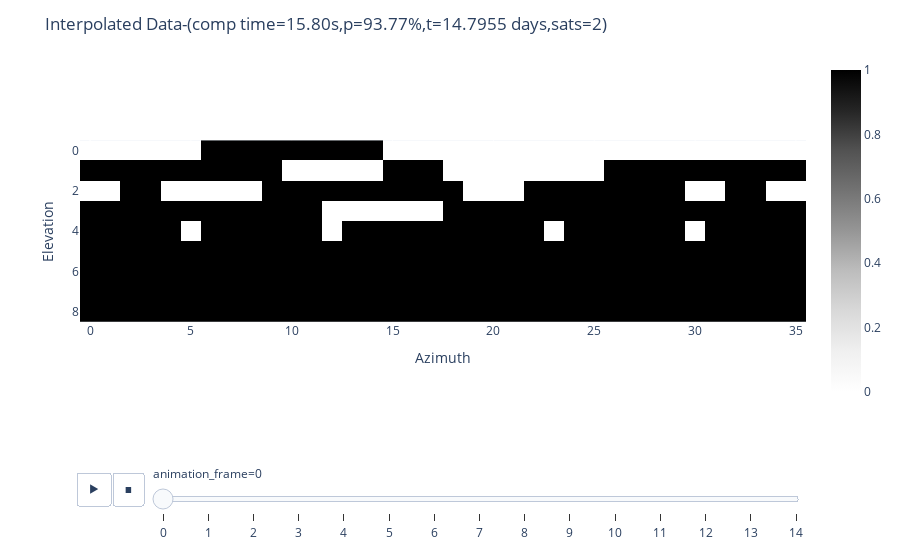

Notebook cell for this chart:
### Code cell
fig = px.imshow(np.array([bin.T[::-1] for bin in interpolated_target_bins]),animation_frame=0,zmax=1,zmin=0, color_continuous_scale='Greys')
fig.update_layout({"title":f"Interpolated Data-(comp time={t_interp:.2f}s,p={p1:.2f}%,t={t1:.4f} days,sats={s1})",
                   "xaxis_title":"Azimuth",
                   "yaxis_title":"Elevation"})
fig.show()

# fig = px.imshow(np.array([bin.T[::-1] for bin in target_bins]),animation_frame=0)
# fig.update_layout({"title":f"Simulated Data-(comp time={t_sim:.2f}s,p={p2:.2f}%,t={t2:.4f} days,sats={s2})",
#                    "xaxis_title":"Azimuth",
#                    "yaxis_title":"Elevation"})
# fig.show()

### Figure 1 — Plotly figure (JSON) as saved in the notebook; plotly's stock layout.template omitted (floating-point values rounded to 4 significant figures; data arrays with more than 128 entries replaced by an {"elided": "..."} marker saying what was removed)
{"data": [{"coloraxis": "coloraxis", "hovertemplate": "x: %{x}<br>y: %{y}<br>color: %{z}<extra></extra>", "name": "0", "type": "heatmap", "xaxis": "x", "yaxis": "y", "z": {"elided": "9x36 int values"}}], "layout": {"coloraxis": {"cmax": 1, "cmin": 0, "colorscale": [[0, "rgb(255,255,255)"], [0.125, "rgb(240,240,240)"], [0.25, "rgb(217,217,217)"], [0.375, "rgb(189,189,189)"], [0.5, "rgb(150,150,150)"], [0.625, "rgb(115,115,115)"], [0.75, "rgb(82,82,82)"], [0.875, "rgb(37,37,37)"], [1, "rgb(0,0,0)"]]}, "margin": {"t": 60}, "sliders": [{"active": 0, "currentvalue": {"prefix": "animation_frame="}, "len": 0.9, "pad": {"b": 10, "t": 60}, "steps": [{"args": [["0"], {"frame": {"duration": 0, "redraw": true}, "fromcurrent": true, "mode": "immediate", "transition": {"duration": 0, "easing": "linear"}}], "label": "0", "method": "animate"}, {"args": [["1"], {"frame": {"duration": 0, "redraw": true}, "fromcurrent": true, "mode": "immediate", "transition": {"duration": 0, "easing": "linear"}}], "label": "1", "method": "animate"}, {"args": [["2"], {"frame": {"duration": 0, "redraw": true}, "fromcurrent": true, "mode": "immediate", "transition": {"duration": 0, "easing": "linear"}}], "label": "2", "method": "animate"}, {"args": [["3"], {"frame": {"duration": 0, "redraw": true}, "fromcurrent": true, "mode": "immediate", "transition": {"duration": 0, "easing": "linear"}}], "label": "3", "method": "animate"}, {"args": [["4"], {"frame": {"duration": 0, "redraw": true}, "fromcurrent": true, "mode": "immediate", "transition": {"duration": 0, "easing": "linear"}}], "label": "4", "method": "animate"}, {"args": [["5"], {"frame": {"duration": 0, "redraw": true}, "fromcurrent": true, "mode": "immediate", "transition": {"duration": 0, "easing": "linear"}}], "label": "5", "method": "animate"}, {"args": [["6"], {"frame": {"duration": 0, "redraw": true}, "fromcurrent": true, "mode": "immediate", "transition": {"duration": 0, "easing": "linear"}}], "label": "6", "method": "animate"}, {"args": [["7"], {"frame": {"duration": 0, "redraw": true}, "fromcurrent": true, "mode": "immediate", "transition": {"duration": 0, "easing": "linear"}}], "label": "7", "method": "animate"}, {"args": [["8"], {"frame": {"duration": 0, "redraw": true}, "fromcurrent": true, "mode": "immediate", "transition": {"duration": 0, "easing": "linear"}}], "label": "8", "method": "animate"}, {"args": [["9"], {"frame": {"duration": 0, "redraw": true}, "fromcurrent": true, "mode": "immediate", "transition": {"duration": 0, "easing": "linear"}}], "label": "9", "method": "animate"}, {"args": [["10"], {"frame": {"duration": 0, "redraw": true}, "fromcurrent": true, "mode": "immediate", "transition": {"duration": 0, "easing": "linear"}}], "label": "10", "method": "animate"}, {"args": [["11"], {"frame": {"duration": 0, "redraw": true}, "fromcurrent": true, "mode": "immediate", "transition": {"duration": 0, "easing": "linear"}}], "label": "11", "method": "animate"}, {"args": [["12"], {"frame": {"duration": 0, "redraw": true}, "fromcurrent": true, "mode": "immediate", "transition": {"duration": 0, "easing": "linear"}}], "label": "12", "method": "animate"}, {"args": [["13"], {"frame": {"duration": 0, "redraw": true}, "fromcurrent": true, "mode": "immediate", "transition": {"duration": 0, "easing": "linear"}}], "label": "13", "method": "animate"}, {"args": [["14"], {"frame": {"duration": 0, "redraw": true}, "fromcurrent": true, "mode": "immediate", "transition": {"duration": 0, "easing": "linear"}}], "label": "14", "method": "animate"}], "x": 0.1, "xanchor": "left", "y": 0, "yanchor": "top"}], "title": {"text": "Interpolated Data-(comp time=15.80s,p=93.77%,t=14.7955 days,sats=2)"}, "updatemenus": [{"buttons": [{"args": [null, {"frame": {"duration": 500, "redraw": true}, "fromcurrent": true, "mode": "immediate", "transition": {"duration": 500, "easing": "linear"}}], "label": "&#9654;", "method": "animate"}, {"args": [[null], {"frame": {"duration": 0, "redraw": true}, "fromcurrent": true, "mode": "immediate", "transition": {"duration": 0, "easing": "linear"}}], "label": "&#9724;", "method": "animate"}], "direction": "left", "pad": {"r": 10, "t": 70}, "showactive": false, "type": "buttons", "x": 0.1, "xanchor": "right", "y": 0, "yanchor": "top"}], "xaxis": {"anchor": "y", "constrain": "domain", "domain": [0, 1], "scaleanchor": "y", "title": {"text": "Azimuth"}}, "yaxis": {"anchor": "x", "autorange": "reversed", "constrain": "domain", "domain": [0, 1], "title": {"text": "Elevation"}}}}
